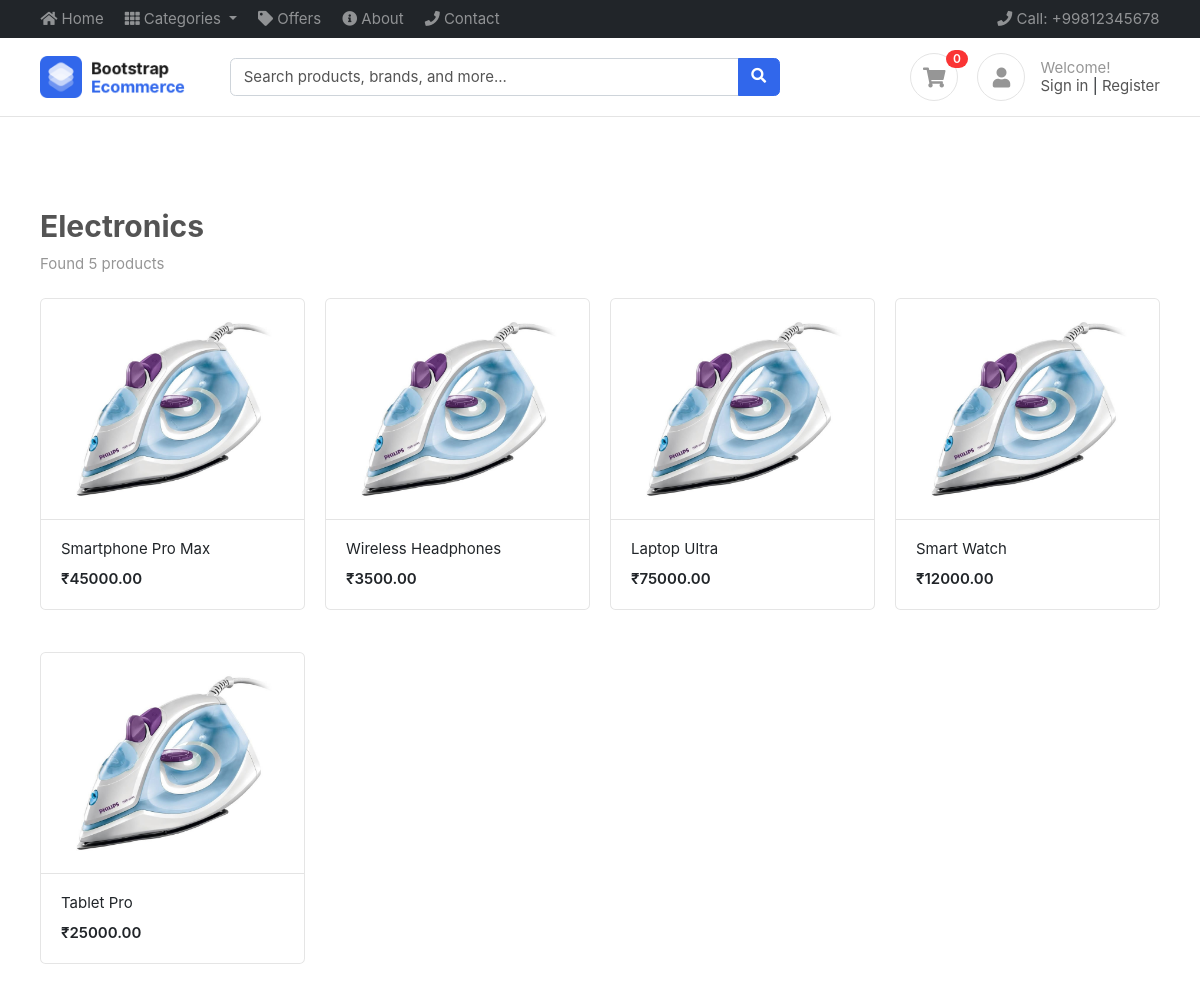
The app's page /product/category/electronics/ with its own data.
### products/models.py (models this page shows, shortened)
class Category(BaseModel):
    category_name = models.CharField(max_length=255)
    slug = models.SlugField(unique=True, null=True, blank=True)
    category_image = models.ImageField(upload_to="categories")

class Product(BaseModel):
    product_name = models.CharField(max_length=255)
    slug = models.SlugField(unique=True, null=True, blank=True)
    category = models.ForeignKey(Category, on_delete=models.CASCADE, related_name="products")
    price = models.IntegerField()
    product_description = models.TextField()
    color_variant = models.ManyToManyField(ColorVariant, blank= True)
    size_variant = models.ManyToManyField(SizeVariant, blank= True)

### products/views.py (the view)
# urls.py: path('category/<slug>/', category_view, name="category_view"),
def category_view(request, slug):
    category = get_object_or_404(Category, slug=slug)
    products = category.products.all()
    return render(request, 'products/category.html', { 'category': category, 'products': products })

### cart/context_processors.py (called while the page is built)
def cart_count(request):
    try:
        cart = get_cart(request)
        cart_count = cart.cart_items.count()
    except:
        cart_count = 0
    return {'cart_count': cart_count}

def categories(request):
    try:
        categories = Category.objects.all()[:10]
    except:
        categories = []
    return {'categories': categories}

### cart/views.py (called while the page is built)
def get_cart(request):
    if request.user.is_authenticated:
        cart, _ = Cart.objects.get_or_create(user=request.user, is_paid=False)
    else:
        if not request.session.session_key:
            request.session.create()
        cart_id = request.session.get('cart_id')
        if cart_id:
            try:
                cart = Cart.objects.get(uid=cart_id, user=None, is_paid=False)
            except Cart.DoesNotExist:
                cart = Cart.objects.create(user=None, is_paid=False)
                request.session['cart_id'] = str(cart.uid)
        else:
            cart = Cart.objects.create(user=None, is_paid=False)
            request.session['cart_id'] = str(cart.uid)
    return cart

### templates/products/category.html
{% extends "base/base.html" %}
{% block start %}
<div class="container mt-5 pt-5">
	<div class="row mb-4">
		<div class="col-12">
			<h2>{{ category.category_name }}</h2>
			<p class="text-muted">Found {{ products.count }} product{{ products.count|pluralize }}</p>
		</div>
	</div>
	<div class="row">
		{% if products %}
			{% for product in products %}
			<a href="{% url 'get_product' product.slug %}">
			<div class="col-md-3 mb-4">
				<figure class="card card-product-grid">
					<div class="img-wrap">
						{% if product.product_images.first %}
							<img src="/media/{{ product.product_images.first.image }}">
						{% else %}
							<img src="/media/images/items/1.jpg">
						{% endif %}
					</div>
					<figcaption class="info-wrap border-top">
						<a href="{% url 'get_product' product.slug %}" class="title">{{ product.product_name }}</a>
						<div class="price mt-2">₹{{ product.price }}.00</div>
					</figcaption>
				</figure>
			</div>
			</a>
			{% endfor %}
		{% else %}
			<div class="col-12 text-center">
				<p class="text-muted">No products found in this category.</p>
				<a href="{% url 'index' %}" class="btn btn-primary">Browse All Products</a>
			</div>
		{% endif %}
	</div>
</div>
{% endblock %}

### public/static/css/ui.css (style rules this page uses)
html { font-family: 'Inter', sans-serif; font-size: 15px; }
.img-wrap { text-align: center; display: block; }
.img-wrap img { max-width: 100%; }
figure { margin-bottom: 0; }
.card .title { color: #212529; }
p:last-child { margin-bottom: 0; }
[class*='card-product'] a.title { color: #212529; display: block; }
[class*='card-product'] .img-wrap { overflow: hidden; position: relative; }
[class*='card-product'] .img-wrap img { height: 100%; max-width: 100%; width: auto; display: inline-block; object-fit: cover; }
.card-product-grid { margin-bottom: 20px; }
.card-product-grid .img-wrap { border-radius: 0.2rem 0.2rem 0 0; height: 220px; }
.card-product-grid .info-wrap { overflow: hidden; padding: 18px 20px; }
.card .img-wrap { overflow: hidden; }
.price { font-weight: 600; color: #212529; }

### records on screen
Category: category_name "Electronics", count "5"
Product: product_name "Smartphone Pro Max", price "45000"
Product: product_name "Wireless Headphones", price "3500"
Product: product_name "Laptop Ultra", price "75000"
Product: product_name "Smart Watch", price "12000"
Product: product_name "Tablet Pro", price "25000"

### other values on screen
{{ cart_count|default:0 }} "0"
